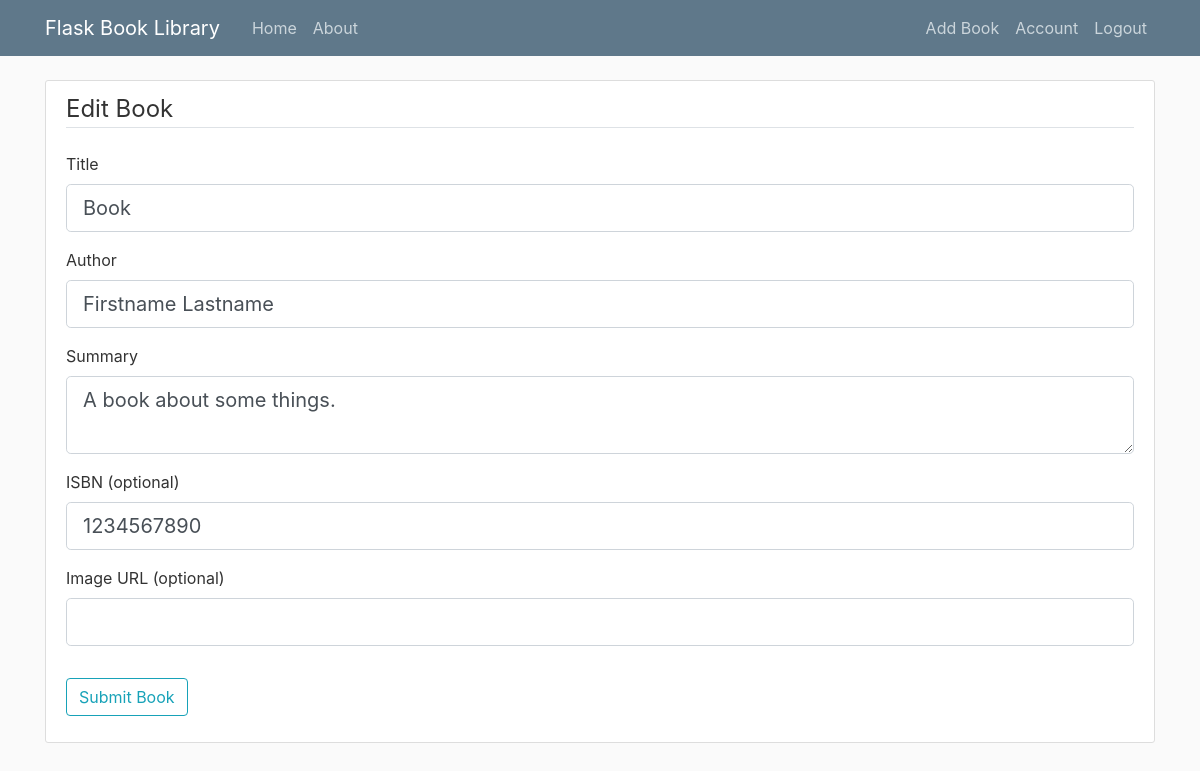
The app's page /book/1/update (signed in), older data.
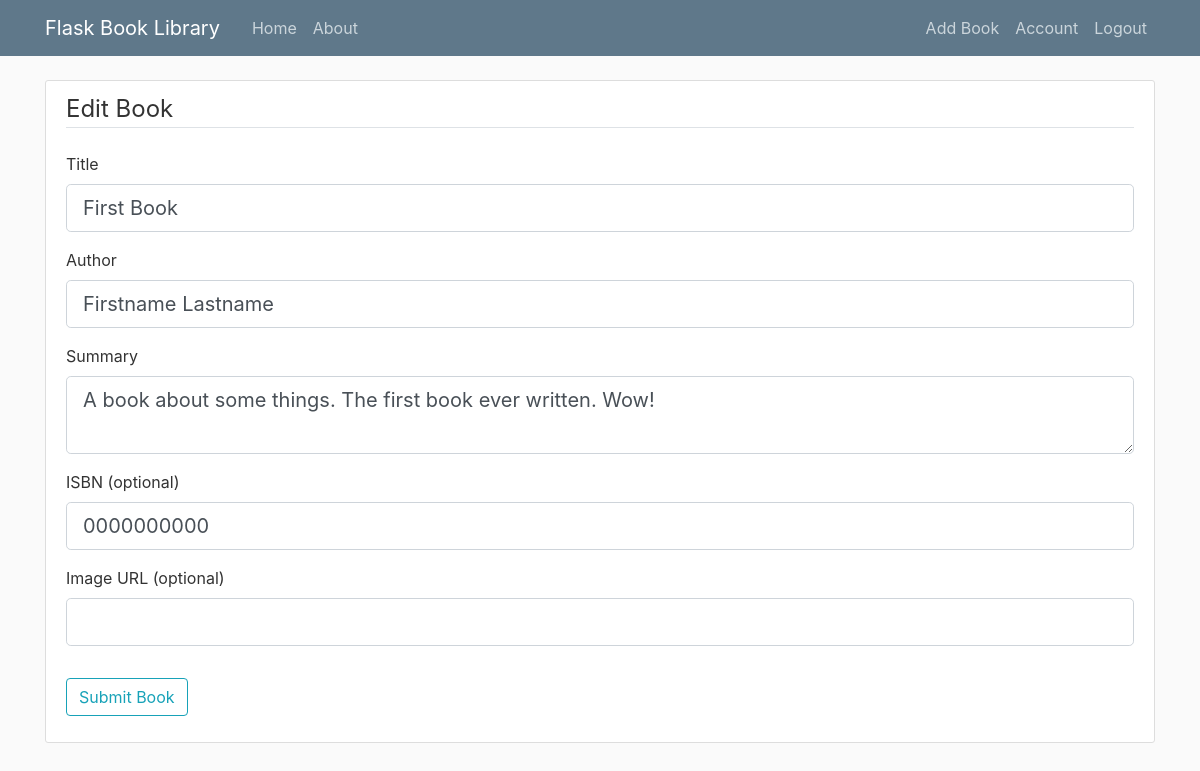
The same page, newer data.
### flaskBooks/models.py (models this page shows, shortened)
class Book(db.Model):
    id = db.Column(db.Integer, primary_key=True)
    author = db.Column(db.String(50), nullable=False)
    title = db.Column(db.String(100), nullable=False)
    description = db.Column(db.Text, nullable=False)
    isbn = db.Column(db.String(), nullable=False)
    imgurl = db.Column(db.String(), nullable=False, default='http://i.imgur.com/sJ3CT4V.gif')
    user_id = db.Column(db.Integer, db.ForeignKey('user.id'), nullable=False)

### flaskBooks/routes.py (the view)
@app.route("/book/<int:book_id>/update", methods=['GET', 'POST'])
@login_required
def update_book(book_id):
    book = Book.query.get_or_404(book_id)
    if book.owner != current_user:
        abort(403)
    form = BookForm()
    if form.validate_on_submit():
        book.title = form.title.data
        book.author = form.author.data
        book.description = form.description.data
        book.isbn = form.isbn.data
        book.imgurl = form.imgurl.data
        db.session.commit()
        flash('Your book\'s data has been updated!', 'success')
        return redirect(url_for('book', book_id=book.id))
    elif request.method == 'GET':
        form.title.data = book.title
        form.author.data = book.author
        form.description.data = book.description
        form.isbn.data = book.isbn
        form.imgurl.data = book.imgurl
    return render_template('create_book.html', title='Edit Book',
        form=form, legend='Edit Book')

### flaskBooks/forms.py
class BookForm(FlaskForm):
    title = StringField('Title', validators=[DataRequired(),
                                Length(max=100)])
    author = StringField('Author', validators=[DataRequired(),
                                Length(max=50)])
    description = TextAreaField('Summary', validators=[DataRequired()])
    isbn = StringField('ISBN (optional)')
    imgurl = StringField('Image URL (optional)')
    submit = SubmitField('Submit Book')

### flaskBooks/models.py (called while the page is built)
@login_manager.user_loader
def load_user(user_id):
    return User.query.get(int(user_id))

### flaskBooks/templates/create_book.html (shortened to what this page needs)
{% extends "layout.html" %}
{% block content %}
	<div class="content-section">
    	<form method="POST" action="">
    		<fieldset class="form-group">
    			<legend class="border-bottom mb-4">{{ legend }}</legend>
    			<div class="form-group">
    				{{ form.title.label(class="form-control-label") }}
    				{% if form.title.errors %}
    				    {{ form.title(class="form-control form-control-lg is-invalid") }}
    				    <div class="invalid-feedback">
    				    	{% for error in form.title.errors %}
    				    	    <span> {{ error }} </span>
    				    	{% endfor %}
    				    </div>
    				{% else %}
    				    {{ form.title(class="form-control form-control-lg") }}
    				{% endif %}
    			</div>
    			<div class="form-group">
    				{{ form.author.label(class="form-control-label") }}
    				{% if form.author.errors %}
    				    {{ form.author(class="form-control form-control-lg is-invalid") }}
    				    <div class="invalid-feedback">
    				    	{% for error in form.author.errors %}
    				    	    <span> {{ error }} </span>
    				    	{% endfor %}
    				    </div>
    				{% else %}
    				    {{ form.author(class="form-control form-control-lg") }}
    				{% endif %}
    			</div>
    			<div class="form-group">
    				{{ form.description.label(class="form-control-label") }}
    				{% if form.description.errors %}
    				    {{ form.description(class="form-control form-control-lg is-invalid") }}
    				    <div class="invalid-feedback">
    				    	{% for error in form.description.errors %}
    				    	    <span> {{ error }} </span>
    				    	{% endfor %}
    				    </div>
    				{% else %}
    				    {{ form.description(class="form-control form-control-lg") }}
    				{% endif %}
    			</div>
    			<div class="form-group">
    				{{ form.isbn.label(class="form-control-label") }}
    				{% if form.isbn.errors %}
    				    {{ form.isbn(class="form-control form-control-lg is-invalid") }}
    				    <div class="invalid-feedback">
    				    	{% for error in form.isbn.errors %}
    				    	    <span> {{ error }} </span>
    				    	{% endfor %}
    				    </div>
    				{% else %}
    				    {{ form.isbn(class="form-control form-control-lg") }}
    				{% endif %}
    			</div>
    			<div class="form-group">
    				{{ form.imgurl.label(class="form-control-label") }}
    				{% if form.imgurl.errors %}
    				    {{ form.imgurl(class="form-control form-control-lg is-invalid") }}
    				    <div class="invalid-feedback">
    				    	{% for error in form.imgurl.errors %}
    				    	    <span> {{ error }} </span>
    				    	{% endfor %}
    				    </div>
    				{% else %}
    				    {{ form.imgurl(class="form-control form-control-lg") }}
    				{% endif %}
    			</div>
    		</fieldset>
    		<div class="form-group">
    			{{ form.submit(class="btn btn-outline-info") }}
    		</div>
    	</form>
    </div>
{% endblock content %}

Row changes from the older to the newer data that the page shows:
changed Book "Firstname Lastname": title "Book" → "First Book"; description "A book about some things." → "A book about some things. The first book ever written. Wow!"; isbn "1234567890" → "0000000000"
